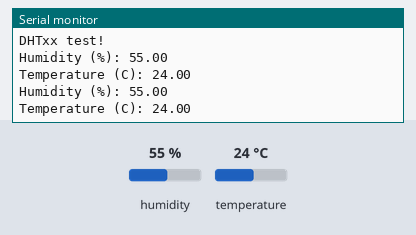
The sketch below on a simulated Arduino Uno, built with avr-gcc and run on an emulated ATmega328P. Parts: the last lines printed to the serial monitor. The test bench sets the inputs (shaded band); at power-on: humidity 55 %, temperature 24 °C.

Above: at 6.8 s.
6.9 s: humidity set to 22 %
At 11.0 s:
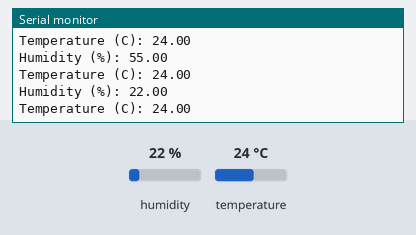
12.3 s: temperature set to 12 °C
At 14.9 s:
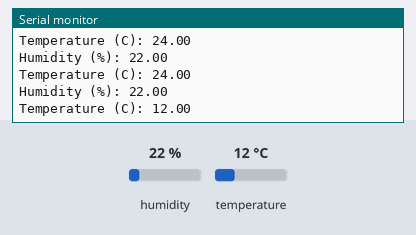
17.7 s: humidity set to 40 %
At 18.9 s:
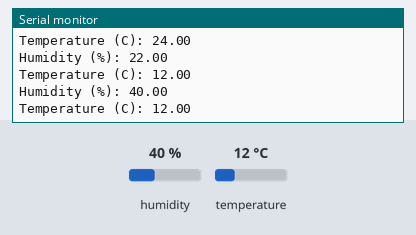
Timing chart, 0 to 20.7 s (numbered marks = the images above; inputs shaded):
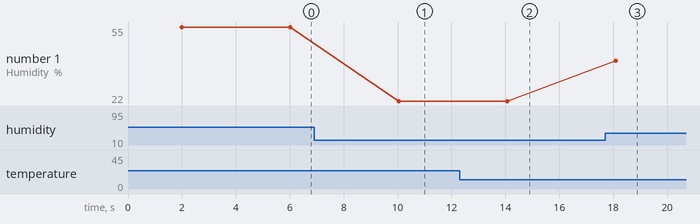

Measured:
- after the input at 6.9 s, the serial monitor: prints a new line after 3.1 s (image 1)
- after the input at 12.3 s, the serial monitor: prints a new line after 1.8 s (image 2)
- after the input at 17.7 s, the serial monitor: prints a new line after 0.40 s (image 3)
- plotted number 1: 55 → 22 after the input at 6.9 s, 22 → 40 after the input at 17.7 s

The sketch:

temperature.ino
```cpp
#include <DHT.h>

#define DHTPIN 2
#define DHTTYPE DHT11

DHT dht(DHTPIN, DHTTYPE) ;//initialize sensor

void setup()
{
  Serial.begin(9600);

  Serial.println(F("DHTxx test!"));
  dht.begin();
}

void loop()
{
  delay(2000);

  Serial.print("Humidity (%): ");
  Serial.println((float)dht.readHumidity(), 2);

  Serial.print("Temperature (C): ");
  Serial.println((float)dht.readTemperature(), 2);

  delay(2000);

}
```
